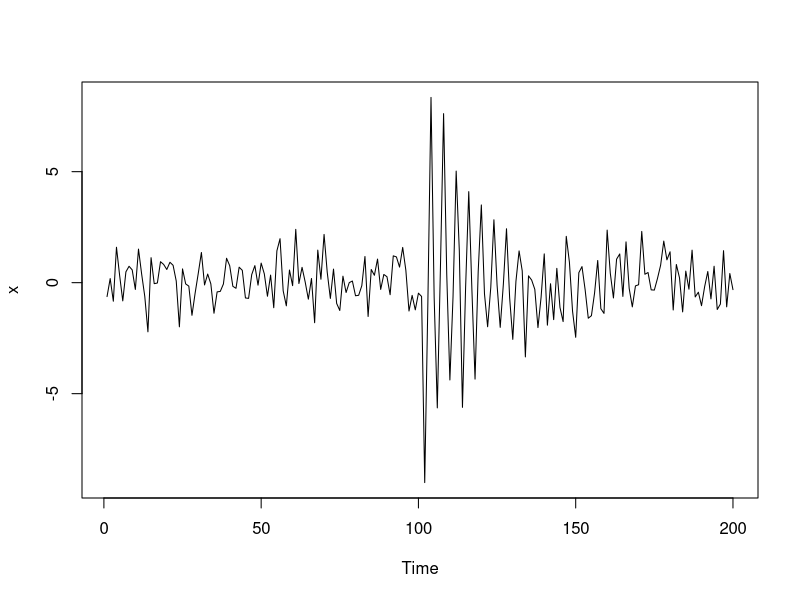
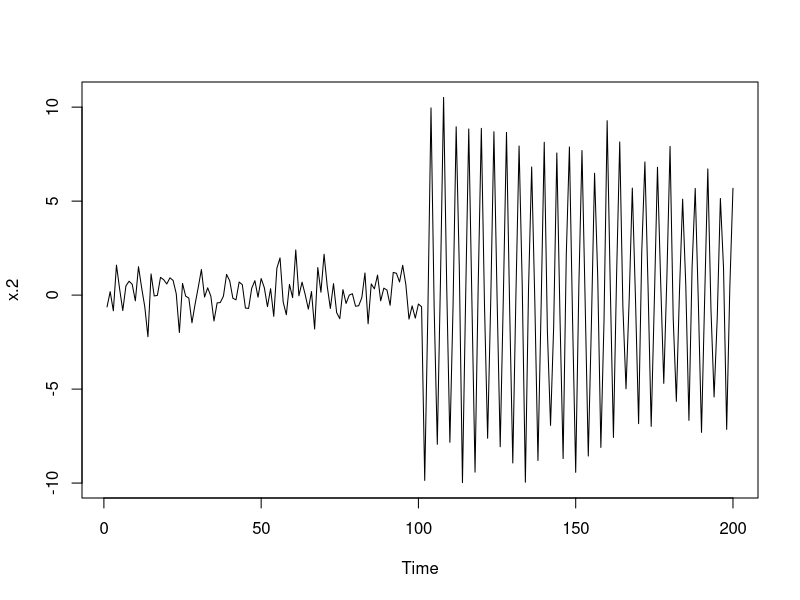
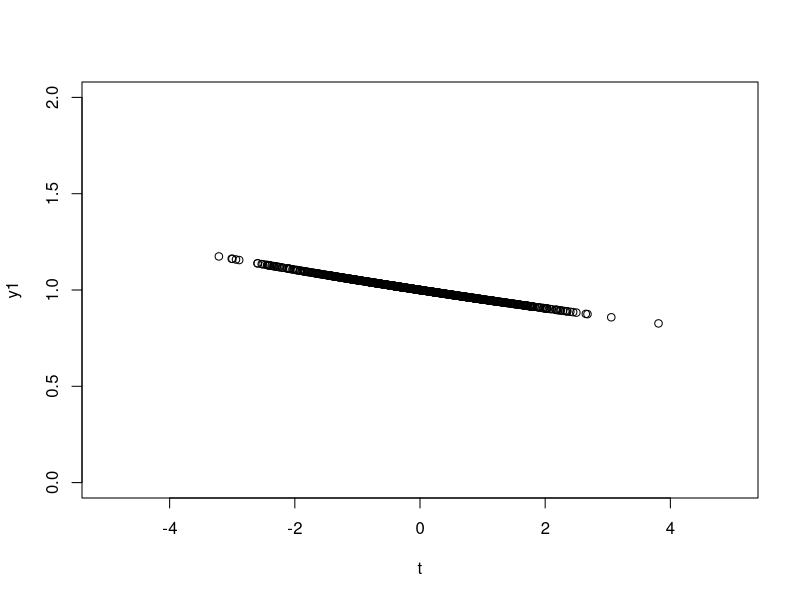
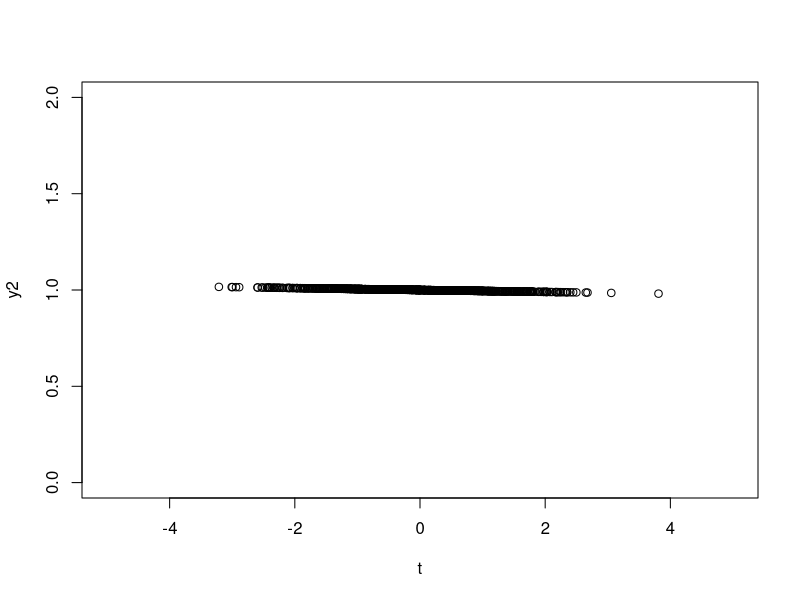

These charts were generated, in order, by the following R code:
## ---- chunk 1
setwd("~/Time Series Analysis and Its Applications")
set.seed(1)
s=c(rep(0,100),10*exp(-(1:100)/20)*cos(2*pi*1:100/4))
x=ts(s+rnorm(200,0,1))
plot(x)
## ---- chunk 2
set.seed(1)
s.2=c(rep(0,100),10*exp(-(1:100)/200)*cos(2*pi*1:100/4))
x.2=ts(s.2+rnorm(200,0,1))
plot(x.2)
## ---- chunk 3
t=rnorm(1000,0,1)
y1=exp(-t/20)
y2=exp(-t/200)
plot(t,y1,xlim=c(-5,5),ylim=c(0,2))
plot(t,y2,xlim=c(-5,5),ylim=c(0,2))
